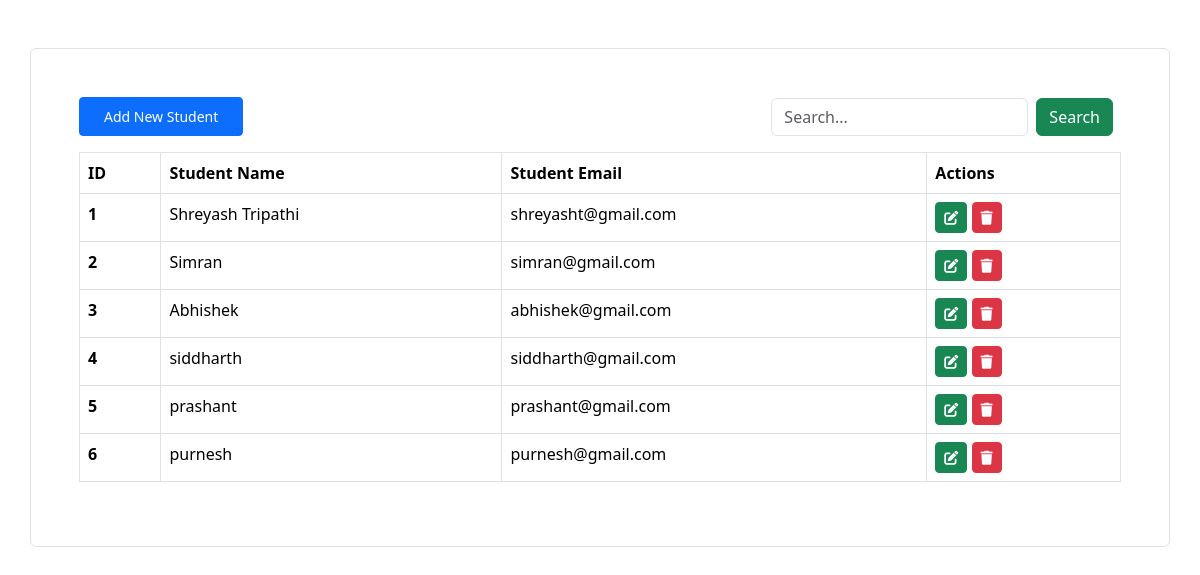
The page / on the database its author committed.
### crudapp/models.py (models this page shows, shortened)
class Student(models.Model):
    name = models.CharField(max_length=100, verbose_name="Student Name")
    email = models.EmailField(max_length=277, verbose_name="Student Email")

### crudapp/views.py (the view, shortened to what this page needs)
# urls.py: path("", views.index, name="index"),
def index(request):
    students = Student.objects.all()
    query = ""
    context = {"students" : students, "query": query }
    return render(request, "index.html", context = context)

### crudapp/templates/index.html (shortened to what this page needs)
<!doctype html>
<html lang="en">
  <head>
    <link href="https://cdn.jsdelivr.net/npm/bootstrap@5.3.3/dist/css/bootstrap.min.css" rel="stylesheet">
    <link rel="stylesheet" href="https://cdnjs.cloudflare.com/ajax/libs/font-awesome/6.5.2/css/all.min.css" />
  </head>
  <body>
     <div class="container mt-5 p-5 border rounded">
        <div class="d-flex justify-content-between align-items-center">
            <a href="" data-bs-toggle="modal" data-bs-target="#addStudentModal" class="btn btn-primary px-4 py-2 btn-sm">Add New Student</a>
            <div >
                <form action="" method="post" class="d-flex">
                    <input type="search" value="{{query}}" name="searchquery" class="form-control" placeholder="Search...">
                    <button class="btn btn-success mx-2" name="search">Search</button>
                </form>
            </div>
        </div>
        <table class="table mt-3 table-bordered">
            <thead>
              <tr>
                <th scope="col">ID</th>
                <th scope="col">Student Name</th>
                <th scope="col">Student Email</th>
                <th scope="col">Actions</th>
              </tr>
            </thead>
            <tbody>
              {% for student in students %}
              <tr>
                <th>{{student.id}}</th>
                <td>{{student.name}}</td>
                <td>{{student.email}}</td>
                <td>
                    <a href="" data-bs-toggle="modal" data-bs-target="#updateStudentModal_{{student.id}}" class="btn btn-success btn-sm"><i class="fa-solid fa-pen-to-square"></i></a>
                    <a href="" data-bs-toggle="modal" data-bs-target="#deleteStudentModal_{{student.id}}" class="btn btn-danger btn-sm" ><i class="fa-solid fa-trash"></i></a>
                </td>
              </tr>
              {% endfor %}
            </tbody>
        </table>
     </div>
  </body>
</html>

### rows shown on the page
Student: id "1", name "Shreyash Tripathi", email "shreyasht@gmail.com"
Student: id "2", name "Simran", email "simran@gmail.com"
Student: id "3", name "Abhishek", email "abhishek@gmail.com"
Student: id "4", name "siddharth", email "siddharth@gmail.com"
Student: id "5", name "prashant", email "prashant@gmail.com"
Student: id "6", name "purnesh", email "purnesh@gmail.com"
